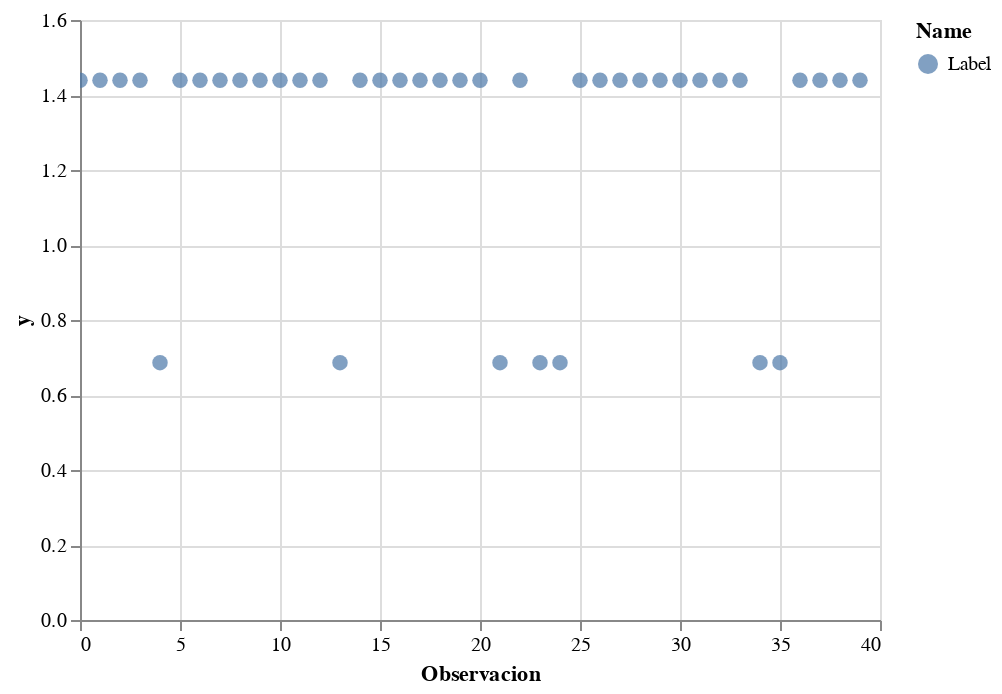

Write notebook code for a chart like this one.
### Code cell
alt.Chart(df5).mark_circle(size=60).encode(x="Observacion", 
                                           y="y",
                                           color="Name").interactive()

### Figure 1 — Vega-Lite specification as saved in the notebook (floating-point values rounded to 4 significant figures)
{"config": {"view": {"continuousWidth": 400, "continuousHeight": 300}}, "data": {"name": "data-0aeff8b59888efacf0e8303c0ec8d8bd"}, "mark": {"type": "circle", "size": 60}, "encoding": {"color": {"type": "nominal", "field": "Name"}, "x": {"type": "quantitative", "field": "Observacion"}, "y": {"type": "quantitative", "field": "y"}}, "selection": {"selector003": {"type": "interval", "bind": "scales", "encodings": ["x", "y"]}}, "$schema": "https://vega.github.io/schema/vega-lite/v4.8.1.json", "datasets": {"data-0aeff8b59888efacf0e8303c0ec8d8bd": [{"cp": 3.0, "trtbps": 145.0, "chol": 233.0, "fbs": 1.0, "restecg": 0.0, "thalachh": 150.0, "exng": 0.0, "oldpeak": 2.3, "slp": 0.0, "caa": 0.0, "thall": 1.0, "output": 1.0, "Observacion": 0, "Name": "cp", "y": null}, {"cp": 2.0, "trtbps": 130.0, "chol": 250.0, "fbs": 0.0, "restecg": 1.0, "thalachh": 187.0, "exng": 0.0, "oldpeak": 3.5, "slp": 0.0, "caa": 0.0, "thall": 2.0, "output": 1.0, "Observacion": 1, "Name": "cp", "y": null}, {"cp": 1.0, "trtbps": 130.0, "chol": 204.0, "fbs": 0.0, "restecg": 0.0, "thalachh": 172.0, "exng": 0.0, "oldpeak": 1.4, "slp": 2.0, "caa": 0.0, "thall": 2.0, "output": 1.0, "Observacion": 2, "Name": "cp", "y": null}, {"cp": 1.0, "trtbps": 120.0, "chol": 236.0, "fbs": 0.0, "restecg": 1.0, "thalachh": 178.0, "exng": 0.0, "oldpeak": 0.8, "slp": 2.0, "caa": 0.0, "thall": 2.0, "output": 1.0, "Observacion": 3, "Name": "cp", "y": null}, {"cp": 0.0, "trtbps": 120.0, "chol": 354.0, "fbs": 0.0, "restecg": 1.0, "thalachh": 163.0, "exng": 1.0, "oldpeak": 0.6, "slp": 2.0, "caa": 0.0, "thall": 2.0, "output": 1.0, "Observacion": 4, "Name": "cp", "y": null}, {"cp": 0.0, "trtbps": 140.0, "chol": 192.0, "fbs": 0.0, "restecg": 1.0, "thalachh": 148.0, "exng": 0.0, "oldpeak": 0.4, "slp": 1.0, "caa": 0.0, "thall": 1.0, "output": 1.0, "Observacion": 5, "Name": "cp", "y": null}, {"cp": 1.0, "trtbps": 140.0, "chol": 294.0, "fbs": 0.0, "restecg": 0.0, "thalachh": 153.0, "exng": 0.0, "oldpeak": 1.3, "slp": 1.0, "caa": 0.0, "thall": 2.0, "output": 1.0, "Observacion": 6, "Name": "cp", "y": null}, {"cp": 1.0, "trtbps": 120.0, "chol": 263.0, "fbs": 0.0, "restecg": 1.0, "thalachh": 173.0, "exng": 0.0, "oldpeak": 0.0, "slp": 2.0, "caa": 0.0, "thall": 3.0, "output": 1.0, "Observacion": 7, "Name": "cp", "y": null}, {"cp": 2.0, "trtbps": 172.0, "chol": 199.0, "fbs": 1.0, "restecg": 1.0, "thalachh": 162.0, "exng": 0.0, "oldpeak": 0.5, "slp": 2.0, "caa": 0.0, "thall": 3.0, "output": 1.0, "Observacion": 8, "Name": "cp", "y": null}, {"cp": 2.0, "trtbps": 150.0, "chol": 168.0, "fbs": 0.0, "restecg": 1.0, "thalachh": 174.0, "exng": 0.0, "oldpeak": 1.6, "slp": 2.0, "caa": 0.0, "thall": 2.0, "output": 1.0, "Observacion": 9, "Name": "cp", "y": null}, {"cp": 0.0, "trtbps": 140.0, "chol": 239.0, "fbs": 0.0, "restecg": 1.0, "thalachh": 160.0, "exng": 0.0, "oldpeak": 1.2, "slp": 2.0, "caa": 0.0, "thall": 2.0, "output": 1.0, "Observacion": 10, "Name": "cp", "y": null}, {"cp": 2.0, "trtbps": 130.0, "chol": 275.0, "fbs": 0.0, "restecg": 1.0, "thalachh": 139.0, "exng": 0.0, "oldpeak": 0.2, "slp": 2.0, "caa": 0.0, "thall": 2.0, "output": 1.0, "Observacion": 11, "Name": "cp", "y": null}, {"cp": 1.0, "trtbps": 130.0, "chol": 266.0, "fbs": 0.0, "restecg": 1.0, "thalachh": 171.0, "exng": 0.0, "oldpeak": 0.6, "slp": 2.0, "caa": 0.0, "thall": 2.0, "output": 1.0, "Observacion": 12, "Name": "cp", "y": null}, {"cp": 3.0, "trtbps": 110.0, "chol": 211.0, "fbs": 0.0, "restecg": 0.0, "thalachh": 144.0, "exng": 1.0, "oldpeak": 1.8, "slp": 1.0, "caa": 0.0, "thall": 2.0, "output": 1.0, "Observacion": 13, "Name": "cp", "y": null}, {"cp": 3.0, "trtbps": 150.0, "chol": 283.0, "fbs": 1.0, "restecg": 0.0, "thalachh": 162.0, "exng": 0.0, "oldpeak": 1.0, "slp": 2.0, "caa": 0.0, "thall": 2.0, "output": 1.0, "Observacion": 14, "Name": "cp", "y": null}, {"cp": 2.0, "trtbps": 120.0, "chol": 219.0, "fbs": 0.0, "restecg": 1.0, "thalachh": 158.0, "exng": 0.0, "oldpeak": 1.6, "slp": 1.0, "caa": 0.0, "thall": 2.0, "output": 1.0, "Observacion": 15, "Name": "cp", "y": null}, {"cp": 2.0, "trtbps": 120.0, "chol": 340.0, "fbs": 0.0, "restecg": 1.0, "thalachh": 172.0, "exng": 0.0, "oldpeak": 0.0, "slp": 2.0, "caa": 0.0, "thall": 2.0, "output": 1.0, "Observacion": 16, "Name": "cp", "y": null}, {"cp": 3.0, "trtbps": 150.0, "chol": 226.0, "fbs": 0.0, "restecg": 1.0, "thalachh": 114.0, "exng": 0.0, "oldpeak": 2.6, "slp": 0.0, "caa": 0.0, "thall": 2.0, "output": 1.0, "Observacion": 17, "Name": "cp", "y": null}, {"cp": 0.0, "trtbps": 150.0, "chol": 247.0, "fbs": 0.0, "restecg": 1.0, "thalachh": 171.0, "exng": 0.0, "oldpeak": 1.5, "slp": 2.0, "caa": 0.0, "thall": 2.0, "output": 1.0, "Observacion": 18, "Name": "cp", "y": null}, {"cp": 3.0, "trtbps": 140.0, "chol": 239.0, "fbs": 0.0, "restecg": 1.0, "thalachh": 151.0, "exng": 0.0, "oldpeak": 1.8, "slp": 2.0, "caa": 2.0, "thall": 2.0, "output": 1.0, "Observacion": 19, "Name": "cp", "y": null}, {"cp": 0.0, "trtbps": 135.0, "chol": 234.0, "fbs": 0.0, "restecg": 1.0, "thalachh": 161.0, "exng": 0.0, "oldpeak": 0.5, "slp": 1.0, "caa": 0.0, "thall": 3.0, "output": 1.0, "Observacion": 20, "Name": "cp", "y": null}, {"cp": 2.0, "trtbps": 130.0, "chol": 233.0, "fbs": 0.0, "restecg": 1.0, "thalachh": 179.0, "exng": 1.0, "oldpeak": 0.4, "slp": 2.0, "caa": 0.0, "thall": 2.0, "output": 1.0, "Observacion": 21, "Name": "cp", "y": null}, {"cp": 0.0, "trtbps": 140.0, "chol": 226.0, "fbs": 0.0, "restecg": 1.0, "thalachh": 178.0, "exng": 0.0, "oldpeak": 0.0, "slp": 2.0, "caa": 0.0, "thall": 2.0, "output": 1.0, "Observacion": 22, "Name": "cp", "y": null}, {"cp": 2.0, "trtbps": 150.0, "chol": 243.0, "fbs": 1.0, "restecg": 1.0, "thalachh": 137.0, "exng": 1.0, "oldpeak": 1.0, "slp": 1.0, "caa": 0.0, "thall": 2.0, "output": 1.0, "Observacion": 23, "Name": "cp", "y": null}, {"cp": 3.0, "trtbps": 140.0, "chol": 199.0, "fbs": 0.0, "restecg": 1.0, "thalachh": 178.0, "exng": 1.0, "oldpeak": 1.4, "slp": 2.0, "caa": 0.0, "thall": 3.0, "output": 1.0, "Observacion": 24, "Name": "cp", "y": null}, {"cp": 1.0, "trtbps": 160.0, "chol": 302.0, "fbs": 0.0, "restecg": 1.0, "thalachh": 162.0, "exng": 0.0, "oldpeak": 0.4, "slp": 2.0, "caa": 2.0, "thall": 2.0, "output": 1.0, "Observacion": 25, "Name": "cp", "y": null}, {"cp": 2.0, "trtbps": 150.0, "chol": 212.0, "fbs": 1.0, "restecg": 1.0, "thalachh": 157.0, "exng": 0.0, "oldpeak": 1.6, "slp": 2.0, "caa": 0.0, "thall": 2.0, "output": 1.0, "Observacion": 26, "Name": "cp", "y": null}, {"cp": 2.0, "trtbps": 110.0, "chol": 175.0, "fbs": 0.0, "restecg": 1.0, "thalachh": 123.0, "exng": 0.0, "oldpeak": 0.6, "slp": 2.0, "caa": 0.0, "thall": 2.0, "output": 1.0, "Observacion": 27, "Name": "cp", "y": null}, {"cp": 2.0, "trtbps": 140.0, "chol": 417.0, "fbs": 1.0, "restecg": 0.0, "thalachh": 157.0, "exng": 0.0, "oldpeak": 0.8, "slp": 2.0, "caa": 1.0, "thall": 2.0, "output": 1.0, "Observacion": 28, "Name": "cp", "y": null}, {"cp": 2.0, "trtbps": 130.0, "chol": 197.0, "fbs": 1.0, "restecg": 0.0, "thalachh": 152.0, "exng": 0.0, "oldpeak": 1.2, "slp": 0.0, "caa": 0.0, "thall": 2.0, "output": 1.0, "Observacion": 29, "Name": "cp", "y": null}, {"cp": 1.0, "trtbps": 105.0, "chol": 198.0, "fbs": 0.0, "restecg": 1.0, "thalachh": 168.0, "exng": 0.0, "oldpeak": 0.0, "slp": 2.0, "caa": 1.0, "thall": 2.0, "output": 1.0, "Observacion": 30, "Name": "cp", "y": null}, {"cp": 0.0, "trtbps": 120.0, "chol": 177.0, "fbs": 0.0, "restecg": 1.0, "thalachh": 140.0, "exng": 0.0, "oldpeak": 0.4, "slp": 2.0, "caa": 0.0, "thall": 3.0, "output": 1.0, "Observacion": 31, "Name": "cp", "y": null}, {"cp": 1.0, "trtbps": 130.0, "chol": 219.0, "fbs": 0.0, "restecg": 0.0, "thalachh": 188.0, "exng": 0.0, "oldpeak": 0.0, "slp": 2.0, "caa": 0.0, "thall": 2.0, "output": 1.0, "Observacion": 32, "Name": "cp", "y": null}, {"cp": 2.0, "trtbps": 125.0, "chol": 273.0, "fbs": 0.0, "restecg": 0.0, "thalachh": 152.0, "exng": 0.0, "oldpeak": 0.5, "slp": 0.0, "caa": 1.0, "thall": 2.0, "output": 1.0, "Observacion": 33, "Name": "cp", "y": null}, {"cp": 3.0, "trtbps": 125.0, "chol": 213.0, "fbs": 0.0, "restecg": 0.0, "thalachh": 125.0, "exng": 1.0, "oldpeak": 1.4, "slp": 2.0, "caa": 1.0, "thall": 2.0, "output": 1.0, "Observacion": 34, "Name": "cp", "y": null}, {"cp": 2.0, "trtbps": 142.0, "chol": 177.0, "fbs": 0.0, "restecg": 0.0, "thalachh": 160.0, "exng": 1.0, "oldpeak": 1.4, "slp": 0.0, "caa": 0.0, "thall": 2.0, "output": 1.0, "Observacion": 35, "Name": "cp", "y": null}, {"cp": 2.0, "trtbps": 135.0, "chol": 304.0, "fbs": 1.0, "restecg": 1.0, "thalachh": 170.0, "exng": 0.0, "oldpeak": 0.0, "slp": 2.0, "caa": 0.0, "thall": 2.0, "output": 1.0, "Observacion": 36, "Name": "cp", "y": null}, {"cp": 2.0, "trtbps": 150.0, "chol": 232.0, "fbs": 0.0, "restecg": 0.0, "thalachh": 165.0, "exng": 0.0, "oldpeak": 1.6, "slp": 2.0, "caa": 0.0, "thall": 3.0, "output": 1.0, "Observacion": 37, "Name": "cp", "y": null}, {"cp": 2.0, "trtbps": 155.0, "chol": 269.0, "fbs": 0.0, "restecg": 1.0, "thalachh": 148.0, "exng": 0.0, "oldpeak": 0.8, "slp": 2.0, "caa": 0.0, "thall": 2.0, "output": 1.0, "Observacion": 38, "Name": "cp", "y": null}, {"cp": 2.0, "trtbps": 160.0, "chol": 360.0, "fbs": 0.0, "restecg": 0.0, "thalachh": 151.0, "exng": 0.0, "oldpeak": 0.8, "slp": 2.0, "caa": 0.0, "thall": 2.0, "output": 1.0, "Observacion": 39, "Name": "cp", "y": null}, {"cp": null, "trtbps": null, "chol": null, "fbs": null, "restecg": null, "thalachh": null, "exng": null, "oldpeak": null, "slp": null, "caa": null, "thall": null, "output": null, "Observacion": 0, "Name": "Label", "y": 1.44}, {"cp": null, "trtbps": null, "chol": null, "fbs": null, "restecg": null, "thalachh": null, "exng": null, "oldpeak": null, "slp": null, "caa": null, "thall": null, "output": null, "Observacion": 1, "Name": "Label", "y": 1.44}, {"cp": null, "trtbps": null, "chol": null, "fbs": null, "restecg": null, "thalachh": null, "exng": null, "oldpeak": null, "slp": null, "caa": null, "thall": null, "output": null, "Observacion": 2, "Name": "Label", "y": 1.44}, {"cp": null, "trtbps": null, "chol": null, "fbs": null, "restecg": null, "thalachh": null, "exng": null, "oldpeak": null, "slp": null, "caa": null, "thall": null, "output": null, "Observacion": 3, "Name": "Label", "y": 1.44}, {"cp": null, "trtbps": null, "chol": null, "fbs": null, "restecg": null, "thalachh": null, "exng": null, "oldpeak": null, "slp": null, "caa": null, "thall": null, "output": null, "Observacion": 4, "Name": "Label", "y": 0.6863}, {"cp": null, "trtbps": null, "chol": null, "fbs": null, "restecg": null, "thalachh": null, "exng": null, "oldpeak": null, "slp": null, "caa": null, "thall": null, "output": null, "Observacion": 5, "Name": "Label", "y": 1.44}, {"cp": null, "trtbps": null, "chol": null, "fbs": null, "restecg": null, "thalachh": null, "exng": null, "oldpeak": null, "slp": null, "caa": null, "thall": null, "output": null, "Observacion": 6, "Name": "Label", "y": 1.44}, {"cp": null, "trtbps": null, "chol": null, "fbs": null, "restecg": null, "thalachh": null, "exng": null, "oldpeak": null, "slp": null, "caa": null, "thall": null, "output": null, "Observacion": 7, "Name": "Label", "y": 1.44}, {"cp": null, "trtbps": null, "chol": null, "fbs": null, "restecg": null, "thalachh": null, "exng": null, "oldpeak": null, "slp": null, "caa": null, "thall": null, "output": null, "Observacion": 8, "Name": "Label", "y": 1.44}, {"cp": null, "trtbps": null, "chol": null, "fbs": null, "restecg": null, "thalachh": null, "exng": null, "oldpeak": null, "slp": null, "caa": null, "thall": null, "output": null, "Observacion": 9, "Name": "Label", "y": 1.44}, {"cp": null, "trtbps": null, "chol": null, "fbs": null, "restecg": null, "thalachh": null, "exng": null, "oldpeak": null, "slp": null, "caa": null, "thall": null, "output": null, "Observacion": 10, "Name": "Label", "y": 1.44}, {"cp": null, "trtbps": null, "chol": null, "fbs": null, "restecg": null, "thalachh": null, "exng": null, "oldpeak": null, "slp": null, "caa": null, "thall": null, "output": null, "Observacion": 11, "Name": "Label", "y": 1.44}, {"cp": null, "trtbps": null, "chol": null, "fbs": null, "restecg": null, "thalachh": null, "exng": null, "oldpeak": null, "slp": null, "caa": null, "thall": null, "output": null, "Observacion": 12, "Name": "Label", "y": 1.44}, {"cp": null, "trtbps": null, "chol": null, "fbs": null, "restecg": null, "thalachh": null, "exng": null, "oldpeak": null, "slp": null, "caa": null, "thall": null, "output": null, "Observacion": 13, "Name": "Label", "y": 0.6863}, {"cp": null, "trtbps": null, "chol": null, "fbs": null, "restecg": null, "thalachh": null, "exng": null, "oldpeak": null, "slp": null, "caa": null, "thall": null, "output": null, "Observacion": 14, "Name": "Label", "y": 1.44}, {"cp": null, "trtbps": null, "chol": null, "fbs": null, "restecg": null, "thalachh": null, "exng": null, "oldpeak": null, "slp": null, "caa": null, "thall": null, "output": null, "Observacion": 15, "Name": "Label", "y": 1.44}, {"cp": null, "trtbps": null, "chol": null, "fbs": null, "restecg": null, "thalachh": null, "exng": null, "oldpeak": null, "slp": null, "caa": null, "thall": null, "output": null, "Observacion": 16, "Name": "Label", "y": 1.44}, {"cp": null, "trtbps": null, "chol": null, "fbs": null, "restecg": null, "thalachh": null, "exng": null, "oldpeak": null, "slp": null, "caa": null, "thall": null, "output": null, "Observacion": 17, "Name": "Label", "y": 1.44}, {"cp": null, "trtbps": null, "chol": null, "fbs": null, "restecg": null, "thalachh": null, "exng": null, "oldpeak": null, "slp": null, "caa": null, "thall": null, "output": null, "Observacion": 18, "Name": "Label", "y": 1.44}, {"cp": null, "trtbps": null, "chol": null, "fbs": null, "restecg": null, "thalachh": null, "exng": null, "oldpeak": null, "slp": null, "caa": null, "thall": null, "output": null, "Observacion": 19, "Name": "Label", "y": 1.44}, {"cp": null, "trtbps": null, "chol": null, "fbs": null, "restecg": null, "thalachh": null, "exng": null, "oldpeak": null, "slp": null, "caa": null, "thall": null, "output": null, "Observacion": 20, "Name": "Label", "y": 1.44}, {"cp": null, "trtbps": null, "chol": null, "fbs": null, "restecg": null, "thalachh": null, "exng": null, "oldpeak": null, "slp": null, "caa": null, "thall": null, "output": null, "Observacion": 21, "Name": "Label", "y": 0.6863}, {"cp": null, "trtbps": null, "chol": null, "fbs": null, "restecg": null, "thalachh": null, "exng": null, "oldpeak": null, "slp": null, "caa": null, "thall": null, "output": null, "Observacion": 22, "Name": "Label", "y": 1.44}, {"cp": null, "trtbps": null, "chol": null, "fbs": null, "restecg": null, "thalachh": null, "exng": null, "oldpeak": null, "slp": null, "caa": null, "thall": null, "output": null, "Observacion": 23, "Name": "Label", "y": 0.6863}, {"cp": null, "trtbps": null, "chol": null, "fbs": null, "restecg": null, "thalachh": null, "exng": null, "oldpeak": null, "slp": null, "caa": null, "thall": null, "output": null, "Observacion": 24, "Name": "Label", "y": 0.6863}, {"cp": null, "trtbps": null, "chol": null, "fbs": null, "restecg": null, "thalachh": null, "exng": null, "oldpeak": null, "slp": null, "caa": null, "thall": null, "output": null, "Observacion": 25, "Name": "Label", "y": 1.44}, {"cp": null, "trtbps": null, "chol": null, "fbs": null, "restecg": null, "thalachh": null, "exng": null, "oldpeak": null, "slp": null, "caa": null, "thall": null, "output": null, "Observacion": 26, "Name": "Label", "y": 1.44}, {"cp": null, "trtbps": null, "chol": null, "fbs": null, "restecg": null, "thalachh": null, "exng": null, "oldpeak": null, "slp": null, "caa": null, "thall": null, "output": null, "Observacion": 27, "Name": "Label", "y": 1.44}, {"cp": null, "trtbps": null, "chol": null, "fbs": null, "restecg": null, "thalachh": null, "exng": null, "oldpeak": null, "slp": null, "caa": null, "thall": null, "output": null, "Observacion": 28, "Name": "Label", "y": 1.44}, {"cp": null, "trtbps": null, "chol": null, "fbs": null, "restecg": null, "thalachh": null, "exng": null, "oldpeak": null, "slp": null, "caa": null, "thall": null, "output": null, "Observacion": 29, "Name": "Label", "y": 1.44}, {"cp": null, "trtbps": null, "chol": null, "fbs": null, "restecg": null, "thalachh": null, "exng": null, "oldpeak": null, "slp": null, "caa": null, "thall": null, "output": null, "Observacion": 30, "Name": "Label", "y": 1.44}, {"cp": null, "trtbps": null, "chol": null, "fbs": null, "restecg": null, "thalachh": null, "exng": null, "oldpeak": null, "slp": null, "caa": null, "thall": null, "output": null, "Observacion": 31, "Name": "Label", "y": 1.44}, {"cp": null, "trtbps": null, "chol": null, "fbs": null, "restecg": null, "thalachh": null, "exng": null, "oldpeak": null, "slp": null, "caa": null, "thall": null, "output": null, "Observacion": 32, "Name": "Label", "y": 1.44}, {"cp": null, "trtbps": null, "chol": null, "fbs": null, "restecg": null, "thalachh": null, "exng": null, "oldpeak": null, "slp": null, "caa": null, "thall": null, "output": null, "Observacion": 33, "Name": "Label", "y": 1.44}, {"cp": null, "trtbps": null, "chol": null, "fbs": null, "restecg": null, "thalachh": null, "exng": null, "oldpeak": null, "slp": null, "caa": null, "thall": null, "output": null, "Observacion": 34, "Name": "Label", "y": 0.6863}, {"cp": null, "trtbps": null, "chol": null, "fbs": null, "restecg": null, "thalachh": null, "exng": null, "oldpeak": null, "slp": null, "caa": null, "thall": null, "output": null, "Observacion": 35, "Name": "Label", "y": 0.6863}, {"cp": null, "trtbps": null, "chol": null, "fbs": null, "restecg": null, "thalachh": null, "exng": null, "oldpeak": null, "slp": null, "caa": null, "thall": null, "output": null, "Observacion": 36, "Name": "Label", "y": 1.44}, {"cp": null, "trtbps": null, "chol": null, "fbs": null, "restecg": null, "thalachh": null, "exng": null, "oldpeak": null, "slp": null, "caa": null, "thall": null, "output": null, "Observacion": 37, "Name": "Label", "y": 1.44}, {"cp": null, "trtbps": null, "chol": null, "fbs": null, "restecg": null, "thalachh": null, "exng": null, "oldpeak": null, "slp": null, "caa": null, "thall": null, "output": null, "Observacion": 38, "Name": "Label", "y": 1.44}, {"cp": null, "trtbps": null, "chol": null, "fbs": null, "restecg": null, "thalachh": null, "exng": null, "oldpeak": null, "slp": null, "caa": null, "thall": null, "output": null, "Observacion": 39, "Name": "Label", "y": 1.44}]}}
